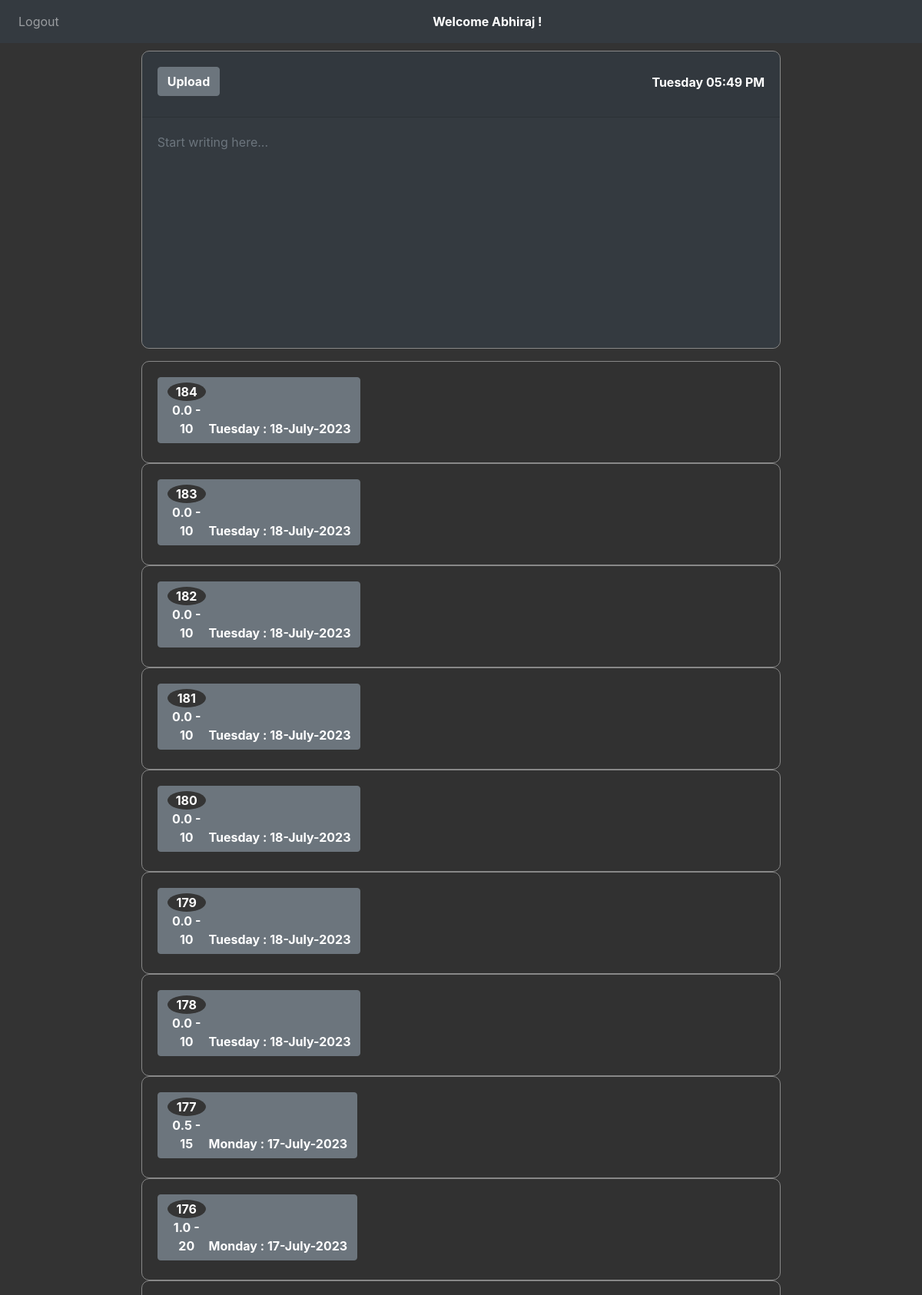
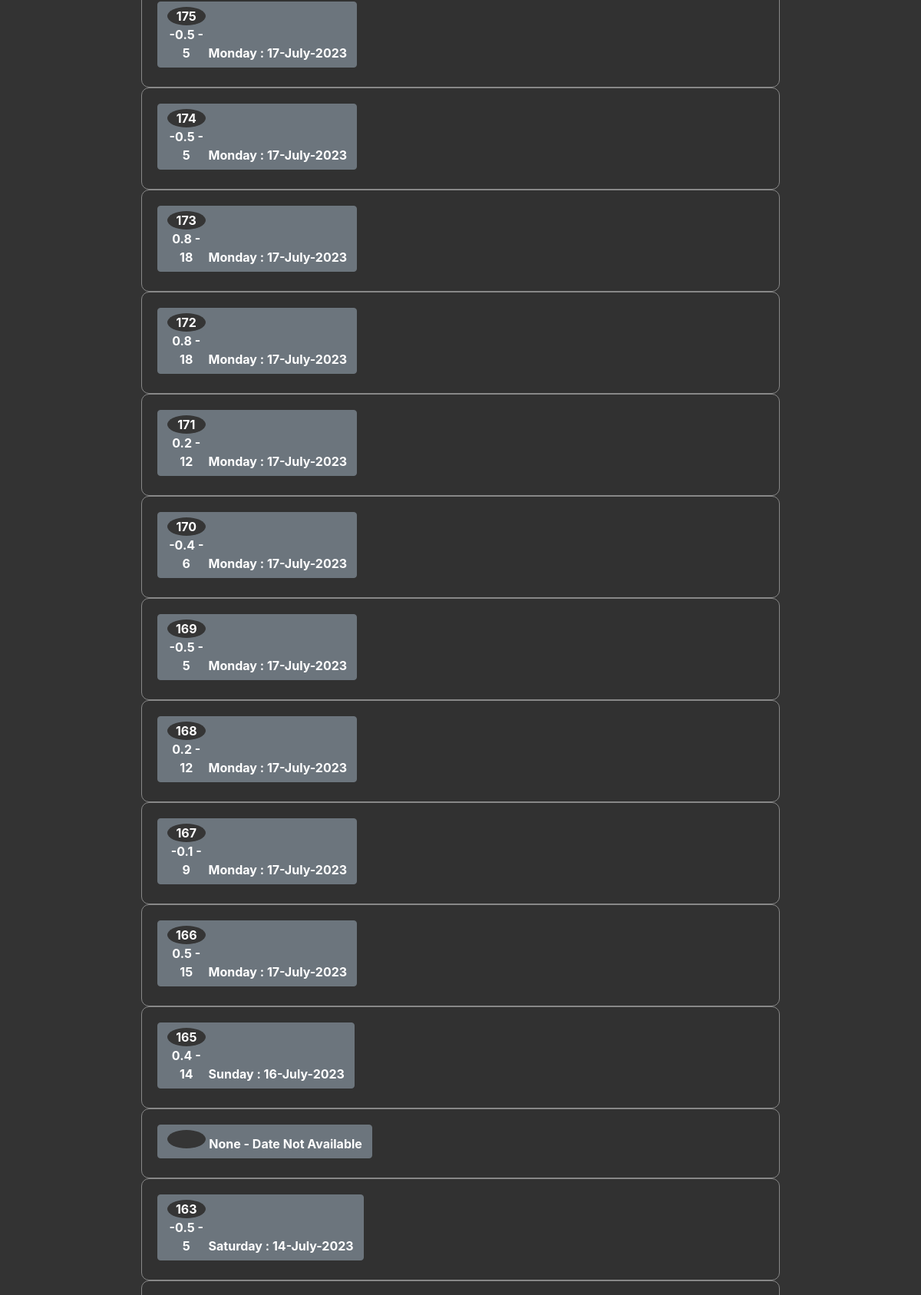
The app's page / (signed in, upper part) with its own data (2 pictures, top to bottom).
### website/models.py (models this page shows)
class User(db.Model, UserMixin):
    id = db.Column(db.Integer, primary_key=True)
    email = db.Column(db.String(150), unique=True)
    password = db.Column(db.String(150))
    first_name = db.Column(db.String(150))
    notes = db.relationship('Note')

class Note(db.Model):
    id = db.Column(db.Integer, primary_key=True)
    data = db.Column(db.String(10000))
    date = db.Column(db.DateTime(timezone=True), default=func.now())
    day = db.Column(db.String(10), default=datetime.now().strftime('%A'))
    currDate = db.Column(db.String(20), default=datetime.now().strftime('%Y-%m-%d'))
    time = db.Column(db.String(20), default=datetime.now().strftime('%H:%M:%S'))
    month = db.Column(db.String(20), default=datetime.now().strftime('%B'))
    sentiment = db.Column(db.Float)
    sentimentColor = db.Column(db.String(255))
    classification = db.Column(db.String(50))
    user_id = db.Column(db.Integer, db.ForeignKey('user.id'))

### website/views.py (the view, shortened to what this page needs)
@views.route('/', methods=['GET', 'POST'])
@login_required
def home():
    first_name = current_user.first_name
    notes = Note.query.filter_by(user_id=current_user.id).all()
    note_data = [(note.currDate, note.day, note.month, note.sentiment) for note in notes]
    return render_template("home.html", user=current_user, first_name = first_name, note_data=note_data)

### website/__init__.py (called while the page is built)
def create_app():
    app = Flask(__name__)
    app.config['SECRET_KEY'] = 'hjshjhdjah kjshkjdhjs'
    app.config['SQLALCHEMY_DATABASE_URI'] = f'sqlite:///{DB_NAME}'
    db.init_app(app)
    from .views import views
    from .auth import auth
    app.register_blueprint(views, url_prefix='/')
    app.register_blueprint(auth, url_prefix='/')
    from .models import User, Note
    with app.app_context():
        db.create_all()
    login_manager = LoginManager()
    login_manager.login_view = 'auth.login'
    login_manager.init_app(app)
    @login_manager.user_loader
    def load_user(id):
        return User.query.get(int(id))
    return app

### website/templates/home.html (shortened to what this page needs)
{% extends "base.html" %}
{% block content %}
<form method="POST">
  <div class="card text-white bg-dark mb-3">
    <div class="card-header">
      <div align="left">
        <button type="submit" class="btn btn-secondary" style="display: flex; justify-content: space-between;"><b>Upload</b></button>
      </div>
      <div style="font-weight: bold">
        <div class="d-flex justify-content-center w-100">
          <span class="navbar-text text-center" style="color: white; font-weight: bold;">
             <span id="current-time-home"></span>
          </span>
        </div>
      </div>
    </div>
    <textarea name="note" id="note" class="form-control bg-dark text-white" style="border: none;" autofocus wrap="soft" placeholder="Start writing here..."></textarea>
  </div>
</form>
<ul class="list-group list-group-flush" id="notes">
  {% for note in user.notes | reverse %}
  <div class="accordion" id="accordionExample">
    <div class="card">
      <div class="card-header text-center" id="heading{{ note.id }}">
        <h2 class="mb-0">
          <button class="btn btn-secondary text-left" type="button" data-toggle="collapse" data-target="#collapse{{ note.id }}" aria-expanded="true" aria-controls="collapse{{ note.id }}">
            {% if note.currDate %}
              {% set index = loop.length - loop.index0 %}
              <span class="index-circle">{{ index }} {{ note.sentiment|round(1) }} - {{ (((note.sentiment)|round(1)) * 10 + 10) | int}}</span><b> {{ note.day }} : {{ note.currDate[8:] }}-{{ note.month }}-{{ note.currDate[:4] }}</b>
            {% else %}
              <span class="index-circle">{{ index }}</span> <b>{{ note.day }} - Date Not Available </b>
            {% endif %}
          </button>
        </h2>
      </div>
    </div>
  </div>{% endfor %}
</ul>
{% endblock %}

### website/templates/base.html (shortened to what this page needs)
<!DOCTYPE html>
<html>
  <head>
    <link
      rel="stylesheet"
      href="https://stackpath.bootstrapcdn.com/bootstrap/4.4.1/css/bootstrap.min.css"
    />
    <link
      rel="stylesheet"
      href="https://stackpath.bootstrapcdn.com/font-awesome/4.7.0/css/font-awesome.min.css"
    />
    <link rel="stylesheet" href="static\styles.css">
  </head>
  <body>
    <nav class="navbar navbar-expand-lg navbar-dark bg-dark">
      <div class="collapse navbar-collapse" id="navbar">
        <div class="navbar-nav">
          {% if user.is_authenticated %}
          <a class="nav-item nav-link" id="logout" href="/logout">Logout</a>
          {% endif %}
        </div>
        {% if user.is_authenticated %}
        <div class="d-flex justify-content-center w-100">
          <span class="navbar-text text-center" style="color: white; font-weight: bold;">
             <span>Welcome {{first_name}} !</span>
          </span>
        </div>
      {% endif %}
    </nav>
    <div class="container">{% block content %} {% endblock %}</div>
  </body>
</html>

### website/templates/base.html (style rules this page uses)
body { background-color: #333; color:white; }

### website/templates/home.html (style rules this page uses)
.index-circle { display: inline-block; width: 50px; height: 24px; line-height: 24px; text-align: center; border-radius: 50%; background-color: #353535; color: #fff; font-weight: bold; }
.card-header { padding-top: 20px; padding-bottom: 25px; display: flex; justify-content: space-between; }
.card { background-color: #333; color: white; border-radius: 0px; width:75%; margin: 0 auto; border-color: #888; border-width: 1px 1px 1px 1px; border-style: solid; border-radius: 10px; }
form { margin-top: 10px; background-color: #333; padding: 0px; }
textarea.form-control { background-color: #333; color: white; width: 100%; margin: 0; padding: 20px; font-size: 16px; border: 3px solid #ccc; border-radius: 10px; box-sizing: border-box; height: 300px; resize: none; white-space: pre-wrap; }

### records on screen
User: first_name "Abhiraj"
Note: index "184", sentiment "0.0", (((note.sentiment)|round(1))*10+10)|int "10", day "Tuesday", currDate "18", month "July", currDate "2023"
Note: index "183", sentiment "0.0", (((note.sentiment)|round(1))*10+10)|int "10", day "Tuesday", currDate "18", month "July", currDate "2023"
Note: index "182", sentiment "0.0", (((note.sentiment)|round(1))*10+10)|int "10", day "Tuesday", currDate "18", month "July", currDate "2023"
Note: index "181", sentiment "0.0", (((note.sentiment)|round(1))*10+10)|int "10", day "Tuesday", currDate "18", month "July", currDate "2023"
Note: index "180", sentiment "0.0", (((note.sentiment)|round(1))*10+10)|int "10", day "Tuesday", currDate "18", month "July", currDate "2023"
Note: index "179", sentiment "0.0", (((note.sentiment)|round(1))*10+10)|int "10", day "Tuesday", currDate "18", month "July", currDate "2023"
Note: index "178", sentiment "0.0", (((note.sentiment)|round(1))*10+10)|int "10", day "Tuesday", currDate "18", month "July", currDate "2023"
Note: index "177", sentiment "0.5", (((note.sentiment)|round(1))*10+10)|int "15", day "Monday", currDate "17", month "July", currDate "2023"
Note: index "176", sentiment "1.0", (((note.sentiment)|round(1))*10+10)|int "20", day "Monday", currDate "17", month "July", currDate "2023"
Note: index "175", sentiment "-0.5", (((note.sentiment)|round(1))*10+10)|int "5", day "Monday", currDate "17", month "July", currDate "2023"
Note: index "174", sentiment "-0.5", (((note.sentiment)|round(1))*10+10)|int "5", day "Monday", currDate "17", month "July", currDate "2023"
Note: index "173", sentiment "0.8", (((note.sentiment)|round(1))*10+10)|int "18", day "Monday", currDate "17", month "July", currDate "2023"
Note: index "172", sentiment "0.8", (((note.sentiment)|round(1))*10+10)|int "18", day "Monday", currDate "17", month "July", currDate "2023"
Note: index "171", sentiment "0.2", (((note.sentiment)|round(1))*10+10)|int "12", day "Monday", currDate "17", month "July", currDate "2023"
Note: index "170", sentiment "-0.4", (((note.sentiment)|round(1))*10+10)|int "6", day "Monday", currDate "17", month "July", currDate "2023"
Note: index "169", sentiment "-0.5", (((note.sentiment)|round(1))*10+10)|int "5", day "Monday", currDate "17", month "July", currDate "2023"
Note: index "168", sentiment "0.2", (((note.sentiment)|round(1))*10+10)|int "12", day "Monday", currDate "17", month "July", currDate "2023"
Note: index "167", sentiment "-0.1", (((note.sentiment)|round(1))*10+10)|int "9", day "Monday", currDate "17", month "July", currDate "2023"
Note: index "166", sentiment "0.5", (((note.sentiment)|round(1))*10+10)|int "15", day "Monday", currDate "17", month "July", currDate "2023"
Note: index "165", sentiment "0.4", (((note.sentiment)|round(1))*10+10)|int "14", day "Sunday", currDate "16", month "July", currDate "2023"
Note: day "None"
Note: index "163", sentiment "-0.5", (((note.sentiment)|round(1))*10+10)|int "5", day "Saturday", currDate "14", month "July", currDate "2023"
